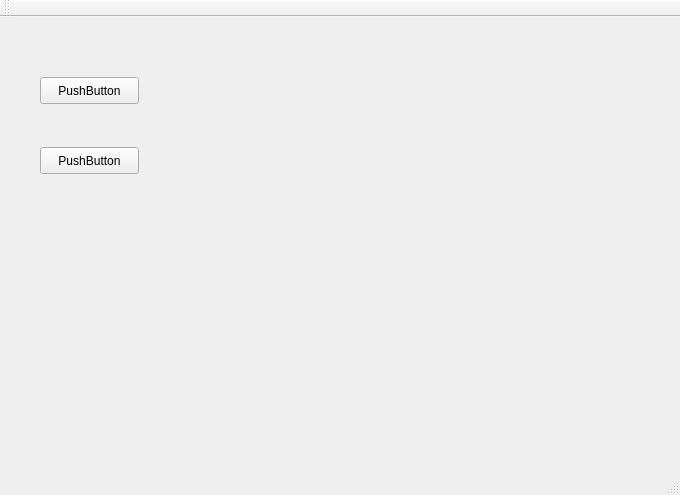
<?xml version="1.0" encoding="UTF-8"?>
<ui version="4.0">
 <class>MainWindow</class>
 <widget class="QMainWindow" name="MainWindow">
  <property name="geometry">
   <rect>
    <x>0</x>
    <y>0</y>
    <width>680</width>
    <height>495</height>
   </rect>
  </property>
  <property name="windowTitle">
   <string>MainWindow</string>
  </property>
  <widget class="QWidget" name="centralWidget">
   <widget class="QPushButton" name="pushButton">
    <property name="geometry">
     <rect>
      <x>40</x>
      <y>60</y>
      <width>99</width>
      <height>27</height>
     </rect>
    </property>
    <property name="text">
     <string>PushButton</string>
    </property>
   </widget>
   <widget class="QPushButton" name="pushButton_2">
    <property name="geometry">
     <rect>
      <x>40</x>
      <y>130</y>
      <width>99</width>
      <height>27</height>
     </rect>
    </property>
    <property name="text">
     <string>PushButton</string>
    </property>
   </widget>
   <widget class="QWidget" name="gridLayoutWidget">
    <property name="geometry">
     <rect>
      <x>189</x>
      <y>79</y>
      <width>331</width>
      <height>221</height>
     </rect>
    </property>
    <layout class="QGridLayout" name="gridLayoutTablero1"/>
   </widget>
  </widget>
  <widget class="QMenuBar" name="menuBar">
   <property name="geometry">
    <rect>
     <x>0</x>
     <y>0</y>
     <width>680</width>
     <height>25</height>
    </rect>
   </property>
  </widget>
  <widget class="QToolBar" name="mainToolBar">
   <attribute name="toolBarArea">
    <enum>TopToolBarArea</enum>
   </attribute>
   <attribute name="toolBarBreak">
    <bool>false</bool>
   </attribute>
  </widget>
  <widget class="QStatusBar" name="statusBar"/>
 </widget>
 <layoutdefault spacing="6" margin="11"/>
 <resources/>
 <connections/>
</ui>
